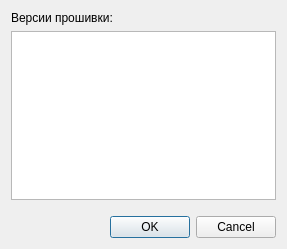
<?xml version="1.0" encoding="UTF-8"?>
<ui version="4.0">
 <class>DownloadDialog</class>
 <widget class="QDialog" name="DownloadDialog">
  <property name="geometry">
   <rect>
    <x>0</x>
    <y>0</y>
    <width>287</width>
    <height>249</height>
   </rect>
  </property>
  <property name="windowTitle">
   <string>MMpM</string>
  </property>
  <layout class="QVBoxLayout" name="verticalLayout">
   <item>
    <widget class="QLabel" name="label">
     <property name="text">
      <string>Версии прошивки:</string>
     </property>
    </widget>
   </item>
   <item>
    <widget class="QListWidget" name="lw"/>
   </item>
   <item>
    <spacer name="verticalSpacer">
     <property name="orientation">
      <enum>Qt::Vertical</enum>
     </property>
     <property name="sizeType">
      <enum>QSizePolicy::Fixed</enum>
     </property>
     <property name="sizeHint" stdset="0">
      <size>
       <width>20</width>
       <height>10</height>
      </size>
     </property>
    </spacer>
   </item>
   <item>
    <widget class="QDialogButtonBox" name="buttonBox">
     <property name="standardButtons">
      <set>QDialogButtonBox::Cancel|QDialogButtonBox::Ok</set>
     </property>
    </widget>
   </item>
  </layout>
 </widget>
 <resources>
  <include location="../mmpm.qrc"/>
 </resources>
 <connections/>
</ui>
